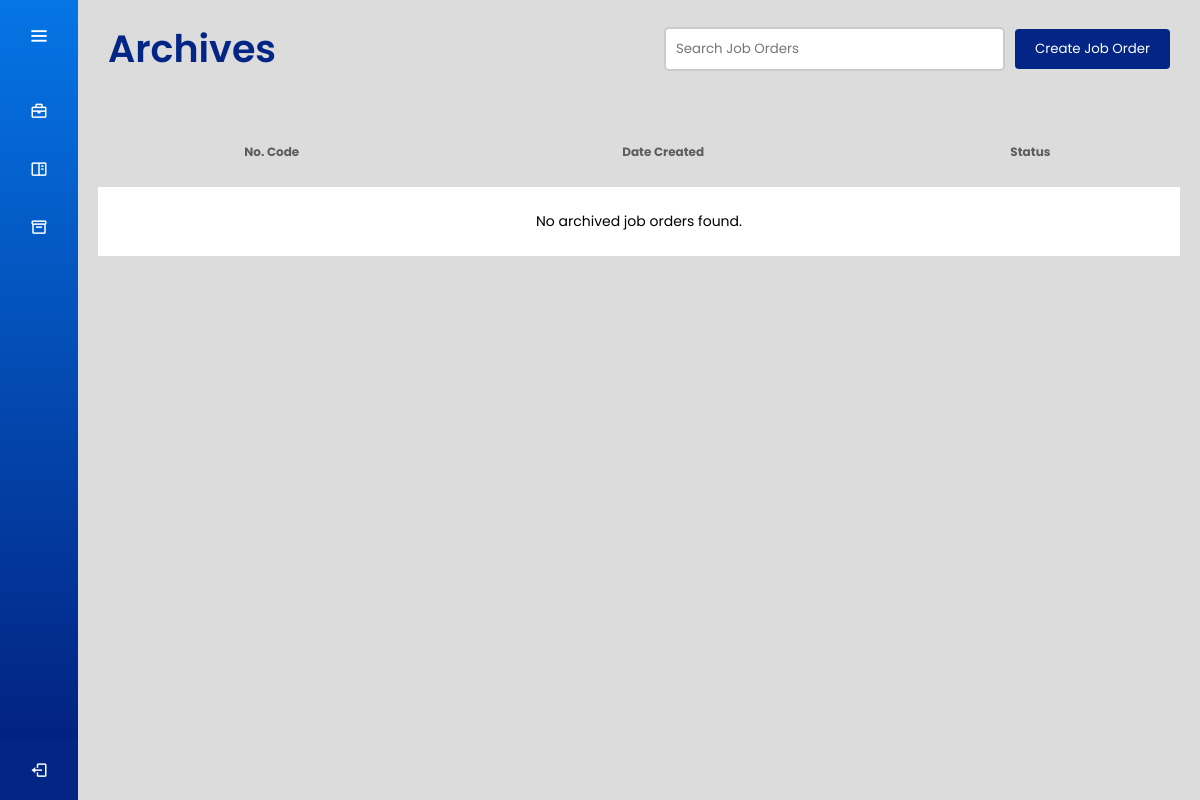
The app's page /archives/ (signed in), older data.
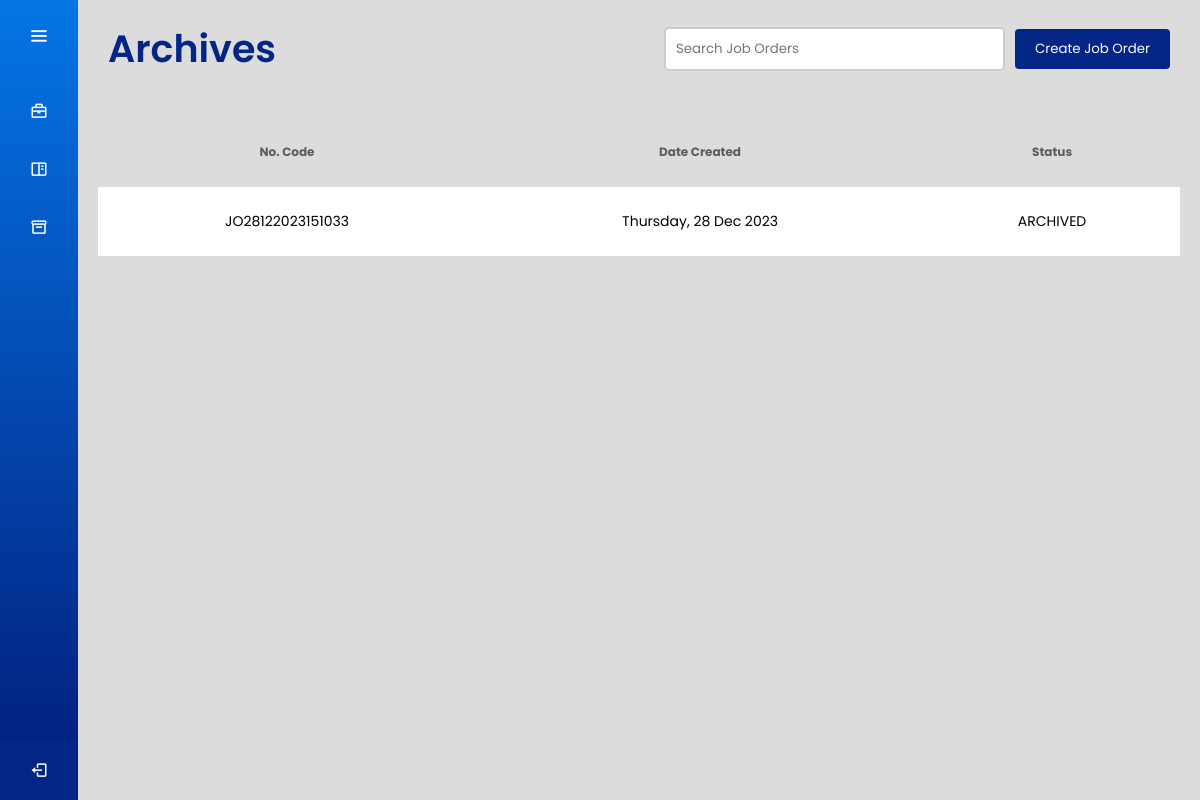
The same page, newer data.
### joborders/models.py (models this page shows, shortened)
class JobOrder(models.Model):
    jobOrderId = models.CharField(max_length=50, unique=True)
    jobOrderCreatedDate = models.DateTimeField()
    jobOrderStatus = models.CharField(max_length=50)
    userId = models.ForeignKey(User, on_delete=models.CASCADE)

### users/views.py (the view)
# urls.py: path('archives/', views.archives_view, name='archives'),
def archives_view(request):
    archived_job_orders_list = []
    archived_job_orders = JobOrder.objects.filter(jobOrderStatus="ARCHIVED")
    try:
        user_role = UserRole.objects.get(user=request.user).role
    except UserRole.DoesNotExist:
        user_role = None  # Or set a default role if appropriate
    if user_role != 'production' and user_role != 'manager':
        raise Http404("Page not found.")
    for job_order in archived_job_orders:
        job_data = {
            'jobOrderId': job_order.jobOrderId,
            'jobOrderCreatedDate': job_order.jobOrderCreatedDate,
            'jobOrderStatus': job_order.jobOrderStatus,
        }
        archived_job_orders_list.append(job_data)
    context = {
        'job_orders': archived_job_orders_list,
        'user_role': user_role,
    }
    return render(request, 'archives.html', context)

### users/context_processors.py (called while the page is built)
def user_role_context(request):
    user = request.user
    if user.is_authenticated:
        try:
            user_role = UserRole.objects.get(user=user).get_role_display()
        except UserRole.DoesNotExist:
            user_role = None
    else:
        user_role = None
    return {
        'username': user.username if user.is_authenticated else 'Guest',
        'user_role': user_role
    }

### users/templates/archives.html (shortened to what this page needs)
<!DOCTYPE html>
<html lang="en" dir="ltr">
  <head>
    {% load static %}
    <link rel="stylesheet" href="{% static 'css/dash_style.css' %}">
    <link rel="stylesheet" href="{% static 'css/table_style.css' %}">
    <link href='https://unpkg.com/boxicons@2.0.7/css/boxicons.min.css' rel='stylesheet'>
   </head>
<body>
  {% include 'sidebar.html' %}
  <section class="home-section">
    {% include 'archives_header.html' %}
    <div class="main-content">
      {% include 'archives_table.html' %}
    </div>
  </section>
</body>
</html>

### users/templates/archives_table.html (shortened to what this page needs)
<!DOCTYPE html>
<html lang="en" dir="ltr">
<head>
</head>
<body>
    <table id="dashboard-table">
        <thead>
            <tr>
                <th>No. Code</th>
                <th>Date Created</th>
                <th>Status</th>
            </tr>
        </thead>
        <tbody>
            {% for job in job_orders %}
                <tr id="job_order_row_{{ job.jobOrderId }}" class="clickable-row" data-job-order-id="{{ job.jobOrderId }}">
                    <td>{{ job.jobOrderId }}</td>
                    <td>{{ job.jobOrderCreatedDate|date:"l, d M Y" }}</td>
                    <td>{{ job.jobOrderStatus }}</td>
                </tr>
            {% empty %}
                <tr>
                    <td colspan="3">No archived job orders found.</td>
                </tr>
            {% endfor %}
        </tbody>
    </table>
</body>
</html>

Row changes from the older to the newer data that the page shows:
now on this page (row edited): JobOrder: jobOrderId "JO28122023151033", jobOrderCreatedDate "Thursday, 28 Dec 2023", jobOrderStatus "ARCHIVED"
Text that changed along with them:
text no longer shown: "No archived job orders found."
